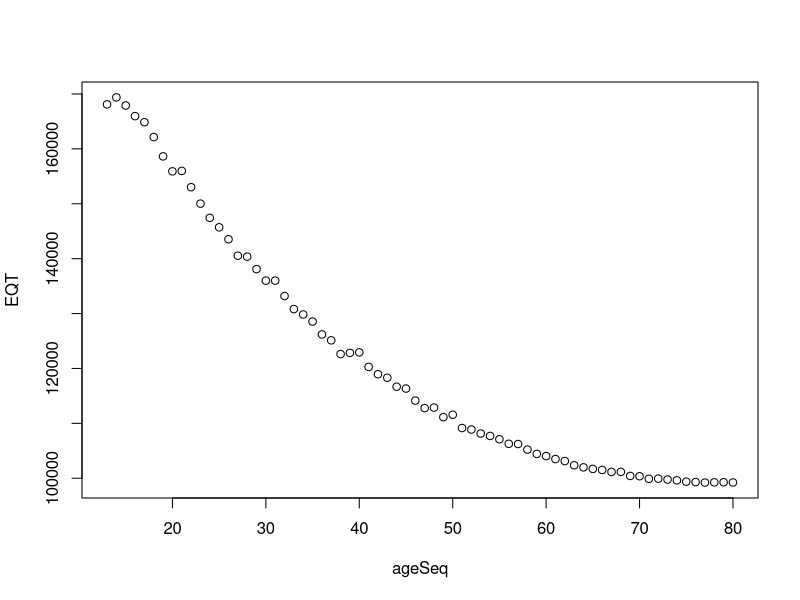
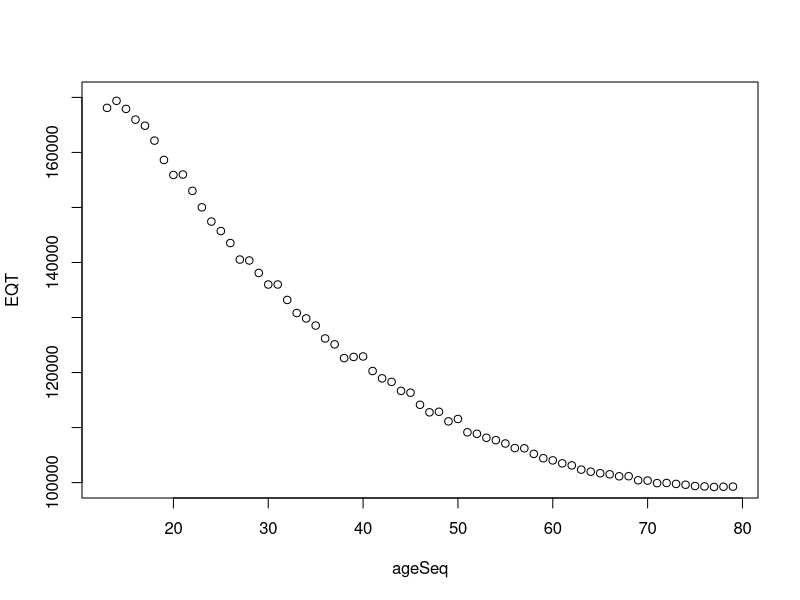
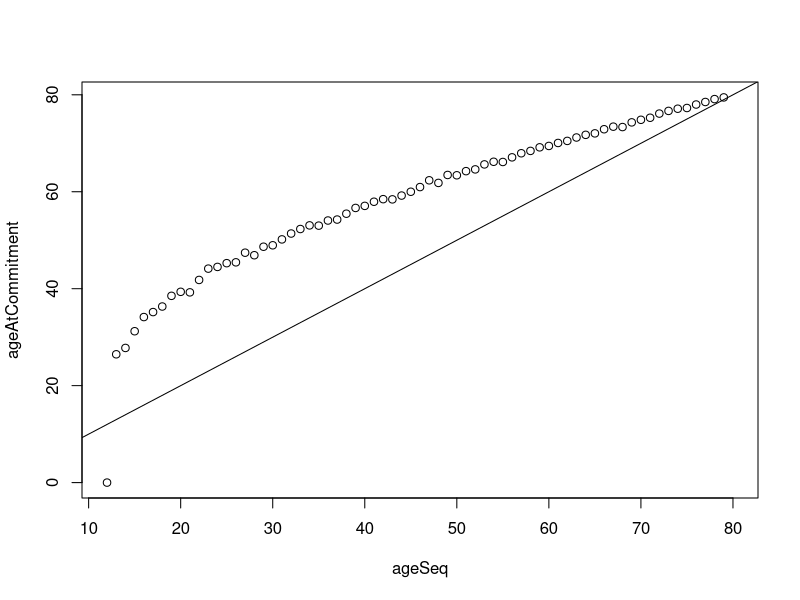

Reproduce these figures in R, in order. (Note: this script raises an error after producing the figures.)
# Maximize Quality*Time With Partner
ageAtFirstSample <- 12 #when we first start evaluating potential matches
ageAtDeath <- 80 #when we die
evalDaysPerPerson <- 30 #how many days we sample each partner for
ageSeq <- seq(from = ageAtFirstSample, to = ageAtDeath, by = 1) #range of ages across which we can begin committing
noCommitmentReductionFactor <-.8 #how good casual dating is compared to a committed relationship
ageWisdomBonus <- 0 #how much to shift the mean of our distribution at age 80 relative to age 12?
perPartnerWisdomBonus <- ageWisdomBonus / ((ageAtDeath - ageAtFirstSample) * 365 / evalDaysPerPerson)
perceptionUncertaintySDMax <- 0
perPartnerUncertaintySD <- perceptionUncertaintySDMax / ((ageAtDeath - ageAtFirstSample) * 365 / evalDaysPerPerson)

CDFval <- vector(length = length(ageSeq))
samples <- 1e3 #how many simulations from each age do we want to run?
EQT <- vector(length = length(ageSeq))
ageAtCommitment <- vector(length = length(ageSeq))
for(j in 2:length(ageSeq)){ #make a for loop took look at age at which you might begin committing
  jEQT <- vector(length = samples) #initialize an empty vector to hold data from our simulations
  jAAC <- vector(length = samples) #initialize an empty vector to hold data from our simulations
  jCDF <- vector(length = samples) #initialize an empty vector to hold data from our simulations
  for(i in 1:samples){
    if (i %% 50 == 0) {print(c(j, i))} #print a counter to tell us where in the sims we are
    search <- rnorm((ageSeq[j] - ageAtFirstSample) * 365 / evalDaysPerPerson, mean = 5, sd = 1) #simulate partners during initial sampling
    search <- search + seq(length.out=length(search), from = 0, by = perPartnerWisdomBonus)
#     errorSearch <- sapply(seq(from = perceptionUncertaintySDMax, by = -(perPartnerUncertaintySD), length.out = length(search)), 
#                           function(x) rnorm(1,mean=0,sd=x))
#     searchF <- search + errorSearch
    life <- rnorm((ageAtDeath - ageSeq[j]) * 365 / evalDaysPerPerson, mean = 5, sd = 1) #simulate partners during the rest of our lives
    life <- life + seq(length.out = length(life), from = length(search) * perPartnerWisdomBonus, by = perPartnerWisdomBonus)
#     errorLife <- sapply(seq(from = perceptionUncertaintySDMax - length(search) * perPartnerUncertaintySD, by = -(perPartnerUncertaintySD), 
#                             length.out = length(life)), function(x) rnorm(1,mean=0,sd=x))
#     lifeF <- life + errorLife
    theOne <- which(life > max(search)) #find which partners during the rest of our lives are 
    #better than the best partner from initial sampling. Change to lifeF and searchF when accomodating uncertainty
    if(!is.na(theOne[1])) #if there aren't any better partners during the rest of our lives, we keep dating forever
      { jEQT[i] <- (length(life) - theOne[1]) * evalDaysPerPerson * life[theOne[1]] + #Quality Time with our chosen partner
      (sum(search) + sum(life[1:(theOne[1]-1)])) * evalDaysPerPerson * noCommitmentReductionFactor;#Quality Time with our casual dates
      jAAC[i] <- ageSeq[j] + theOne[1] * 30 / 365
      jCDF[i] <- pnorm(life[theOne[1]], mean=5, sd=1)
       } else 
      {jEQT[i] <- (sum(search) + sum(life)) * evalDaysPerPerson * noCommitmentReductionFactor} #Quality Time with our lifetime of dating if we never commit
    
  }
  EQT[j] <- sum(jEQT)/samples #find the average quality time across simulations for each age of begin commitment
  ageAtCommitment[j] <- mean(setdiff(jAAC, 0))
  CDFval[j] <- mean(setdiff(jCDF, 0))
}
EQT
plot(ageSeq[-1], EQT[-1], xlab="ageSeq", ylab="EQT")
plot(ageSeq[3:length(ageSeq)-1], EQT[3:length(ageSeq)-1], xlab="ageSeq", ylab="EQT",ylim=c(100000,170000))
ageSeq[(which.max(EQT))]
plot(ageSeq, ageAtCommitment)
abline(a=0, b=1)


samples <- 1e3 #how many simulations from each age do we want to run?
EQT <- vector(length = length(ageSeq))
ageAtCommitment <- vector(length = length(ageSeq))
for(j in 1:length(ageSeq)){ #make a for loop took look at age at which you might begin committing
  jEQT <- vector(length = samples) #initialize an empty vector to hold data from our simulations
  jAAC <- vector(length = samples) #initialize an empty vector to hold data from our simulations
  for(i in 1:samples){
    if (i %% 50 == 0) {print(c(j, i))} #print a counter to tell us where in the sims we are
    search <- rnorm((ageSeq[j] - ageAtFirstSample) * 365 / evalDaysPerPerson, mean = 5, sd = 1) #simulate partners during initial sampling
    life <- rnorm((ageAtDeath - ageSeq[j]) * 365 / evalDaysPerPerson, mean = 5, sd = 1) #simulate partners during the rest of our lives
    theOne <- which(life > max(search)) #find which partners during the rest of our lives are better than the best partner from initial sampling
    if(!is.na(theOne[1])) #if there aren't any better partners during the rest of our lives, we keep dating forever
    { jEQT[i] <- (length(life) - theOne[1]) * evalDaysPerPerson * life[theOne[1]] + #Quality Time with our chosen partner
      (sum(search) + sum(life[1:(theOne[1]-1)])) * evalDaysPerPerson * noCommitmentReductionFactor;#Quality Time with our casual dates
    jAAC[i] <- ageSeq[j] + theOne[1] * 30 / 365
    jCDF[i] <- pnorm(life[theOne[1]], mean=5, sd=1)
    } else 
    {jEQT[i] <- (sum(search) + sum(life)) * evalDaysPerPerson * noCommitmentReductionFactor} #Quality Time with our lifetime of dating if we never commit
    
  }
  EQT[j] <- sum(jEQT)/samples #find the average quality time across simulations for each age of begin commitment
  ageAtCommitment[j] <- mean(setdiff(jAAC, 0))
}


betterCDF <- vector(length = samples)
wait <- vector(length = samples)
for(i in 1:samples){
  if (i %% 50 == 0) {print(i)}
  search <- rnorm((ageAtBeginCommitment - ageAtFirstSample) * 365 / evalDaysPerPerson, mean = 5, sd = 1)
  life <- rnorm((ageAtDeath - ageAtBeginCommitment) * 365 / evalDaysPerPerson, mean = 5, sd = 1)
  theOne <- which(life > max(search))
  betterCDF[i] <- pnorm(life[theOne[1]], mean=5, sd = 1)
  wait[i] <- (theOne[2] - theOne[1]) * evalDaysPerPerson / 365
}

##testing multivariate -> univariate
quantile(betterCDF, c(.1, .9), na.rm = T)
quantile(wait, c(.1, .9), na.rm = T)
median(wait, na.rm=T)


sig <- matrix(c(1,2,3,
                2,5,7,
                3,7,15), ncol=3)

sig <- matrix(c(10,2,3,1,4,
                2,5,7,1,2,
                3,7,15,3,1,
                1,1,3,11,3,
                4,2,1,3,14), ncol=5)

test <- rmvnorm(n=1e5, sigma = sig)
test2 <- sqrt(test[,1]^2 + test[,2]^2 + test[,3]^2 + test[,4]^2 + test[,5]^2)
dens((test2))

#uniform distribution?

ageAtFirstSample <- 12
ageAtBeginCommitment <- 20
ageAtDeath <- 80
evalDaysPerPerson <- 1000
ageSeq <- seq(from = ageAtFirstSample, to = ageAtDeath, by = 1)


samples <- 1e3
EQT <- vector(length = length(ageSeq))
for(j in 1:length(ageSeq)){
  jEQT <- vector(length = samples)
  for(i in 1:samples){
    if (i %% 50 == 0) {print(c(j, i))}
    search <- runif((ageSeq[j] - ageAtFirstSample) * 365 / evalDaysPerPerson, min = 0, max = 10)
    life <- runif((ageAtDeath - ageSeq[j]) * 365 / evalDaysPerPerson, min = 0, max = 10)
    theOne <- which(life > max(search))
    jEQT[i] <- (length(life) - theOne[1]) * evalDaysPerPerson * life[theOne[1]] 
  }
  jEQT[is.na(jEQT)] <- 0
  EQT[j] <- sum(jEQT)/samples
}
EQT
plot(ageSeq, EQT)